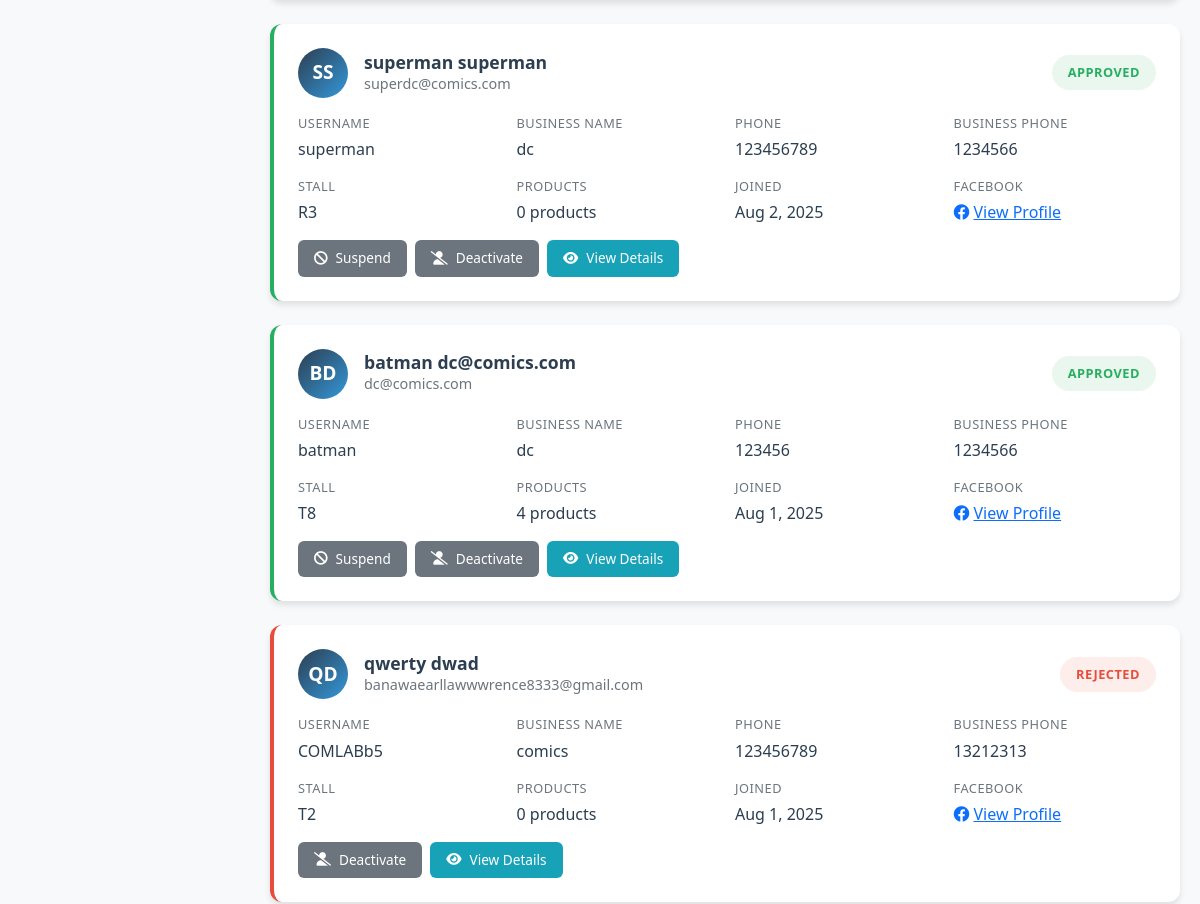
Page /admin/manage_sellers.php (signed in, middle part) on the earlier database version.
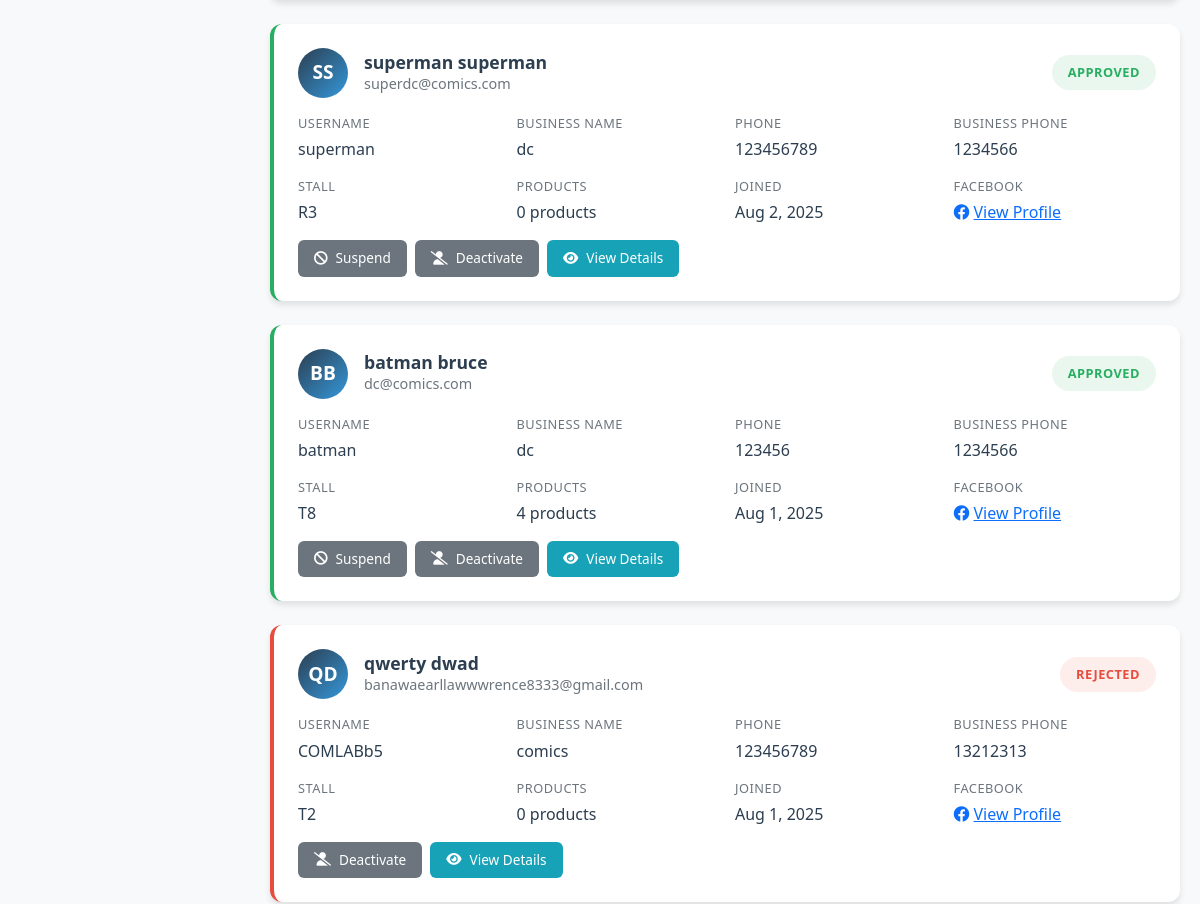
Same page on the later database version.
### tables this page shows
CREATE TABLE `sellers` (
  `id` int(11) NOT NULL,
  `username` varchar(50) NOT NULL,
  `email` varchar(100) NOT NULL,
  `password` varchar(255) NOT NULL,
  `first_name` varchar(50) DEFAULT NULL,
  `last_name` varchar(50) DEFAULT NULL,
  `phone` varchar(20) DEFAULT NULL,
  `address` text DEFAULT NULL,
  `profile_image` varchar(255) DEFAULT NULL,
  `facebook_url` varchar(255) DEFAULT NULL,
  `is_active` tinyint(1) DEFAULT 1,
  `status` enum('pending','approved','rejected','suspended') DEFAULT 'pending',
  `created_at` timestamp NOT NULL DEFAULT current_timestamp(),
  `updated_at` timestamp NOT NULL DEFAULT current_timestamp() ON UPDATE current_timestamp()
);

### admin/manage_sellers.php (the view, shortened to what the changed rows need)
<?php
require_once '../includes/db_connect.php';
$sort_by = $_GET['sort'] ?? 'created_at';
$sort_order = $_GET['order'] ?? 'DESC';
$where_conditions = [];
$params = [];
$where_clause = !empty($where_conditions) ? 'WHERE ' . implode(' AND ', $where_conditions) : '';
$valid_sorts = ['created_at', 'username', 'status', 'first_name', 'last_name'];
$sort_by = in_array($sort_by, $valid_sorts) ? $sort_by : 'created_at';
$sort_order = in_array(strtoupper($sort_order), ['ASC', 'DESC']) ? strtoupper($sort_order) : 'DESC';
$query = "
    SELECT
        s.*,
        sa.business_name,
        sa.business_phone,
        sa.selected_stall,
        st.stall_number,
        (SELECT COUNT(*) FROM products p WHERE p.seller_id = s.id) as product_count
    FROM sellers s
    LEFT JOIN seller_applications sa ON s.id = sa.seller_id
    LEFT JOIN stalls st ON sa.selected_stall = st.stall_number
    {$where_clause}
    ORDER BY s.{$sort_by} {$sort_order}
";
$stmt = $pdo->prepare($query);
$stmt->execute($params);
$sellers = $stmt->fetchAll(PDO::FETCH_ASSOC);
?>
<!DOCTYPE html>
<html lang="en">
<head>
    <link href="https://cdn.jsdelivr.net/npm/bootstrap@5.3.0/dist/css/bootstrap.min.css" rel="stylesheet">
    <link href="https://cdnjs.cloudflare.com/ajax/libs/font-awesome/6.0.0/css/all.min.css" rel="stylesheet">
    <link href="https://cdn.jsdelivr.net/npm/bootstrap-icons@1.10.0/font/bootstrap-icons.css" rel="stylesheet">
</head>
<body>
    <div class="main-content">
        <div class="sellers-container">
            <?php if (empty($sellers)): ?>
                <div class="empty-state">
                    <i class="fas fa-users"></i>
                    <h3>No sellers found</h3>
                    <p>No sellers match your current filters.</p>
                </div>
            <?php else: ?>
                <?php foreach ($sellers as $seller): ?>
                    <div class="seller-card <?php echo $seller['status']; ?>">
                        <div class="seller-header">
                            <div class="d-flex align-items-center flex-grow-1">
                                <div class="seller-avatar">
                                    <?php
                                    $initials = strtoupper(substr($seller['first_name'] ?: $seller['username'], 0, 1) .
                                        substr($seller['last_name'] ?: '', 0, 1));
                                    echo $initials;
                                    ?>
                                </div>
                                <div class="seller-info">
                                    <h5 class="seller-name">
                                        <?php echo htmlspecialchars($seller['first_name'] . ' ' . $seller['last_name']) ?: htmlspecialchars($seller['username']); ?>
                                    </h5>
                                    <p class="seller-email"><?php echo htmlspecialchars($seller['email']); ?></p>
                                </div>
                            </div>
                            <div class="d-flex align-items-center gap-2">
                                <span class="status-badge status-<?php echo $seller['status']; ?>">
                                    <?php echo ucfirst($seller['status']); ?>
                                </span>
                            </div>
                        </div>
                        <div class="seller-details">
                            <div class="detail-item">
                                <span class="detail-label">Username</span>
                                <span class="detail-value"><?php echo htmlspecialchars($seller['username']); ?></span>
                            </div>
                            <div class="detail-item">
                                <span class="detail-label">Business Name</span>
                                <span
                                    class="detail-value"><?php echo htmlspecialchars($seller['business_name'] ?: 'N/A'); ?></span>
                            </div>
                            <div class="detail-item">
                                <span class="detail-label">Phone</span>
                                <span class="detail-value"><?php echo htmlspecialchars($seller['phone'] ?: 'N/A'); ?></span>
                            </div>
                            <div class="detail-item">
                                <span class="detail-label">Business Phone</span>
                                <span
                                    class="detail-value"><?php echo htmlspecialchars($seller['business_phone'] ?: 'N/A'); ?></span>
                            </div>
                            <div class="detail-item">
                                <span class="detail-label">Stall</span>
                                <span
                                    class="detail-value"><?php echo htmlspecialchars($seller['selected_stall'] ?: 'Not assigned'); ?></span>
                            </div>
                            <div class="detail-item">
                                <span class="detail-label">Products</span>
                                <span class="detail-value"><?php echo $seller['product_count']; ?> products</span>
                            </div>
                            <div class="detail-item">
                                <span class="detail-label">Joined</span>
                                <span
                                    class="detail-value"><?php echo date('M j, Y', strtotime($seller['created_at'])); ?></span>
                            </div>
                            <div class="detail-item">
                                <span class="detail-label">Facebook</span>
                                <span class="detail-value">
                                    <?php if ($seller['facebook_url']): ?>
                                        <a href="<?php echo htmlspecialchars($seller['facebook_url']); ?>" target="_blank"
                                            class="text-primary">
                                            <i class="fab fa-facebook me-1"></i>View Profile
                                        </a>
                                    <?php else: ?>
                                        N/A
                                    <?php endif; ?>
                                </span>
                            </div>
                        </div>
                        <div class="action-buttons">
                            <?php if ($seller['status'] === 'approved'): ?>
                                <button type="button" class="btn-action btn-suspend"
                                    onclick="showSuspendModal(<?php echo $seller['id']; ?>)">
                                    <i class="fas fa-ban"></i>Suspend
                                </button>
                            <?php endif; ?>
                            <?php if ($seller['is_active']): ?>
                                <button type="button" class="btn-action btn-suspend"
                                    onclick="showDeactivateModal(<?php echo $seller['id']; ?>)">
                                    <i class="fas fa-user-slash"></i>Deactivate
                                </button>
                            <?php endif; ?>
                            <button type="button" class="btn-action btn-view"
                                onclick="viewSellerDetails(<?php echo $seller['id']; ?>)">
                                <i class="fas fa-eye"></i>View Details
                            </button>
                        </div>
                    </div>
                <?php endforeach; ?>
            <?php endif; ?>
        </div>
    </div>
</body>
</html>

Differences in the rows shown:
changed sellers "batman": initials "BD" → "BB"; first_name+last_name "batman dc@comics.com" → "batman bruce"
